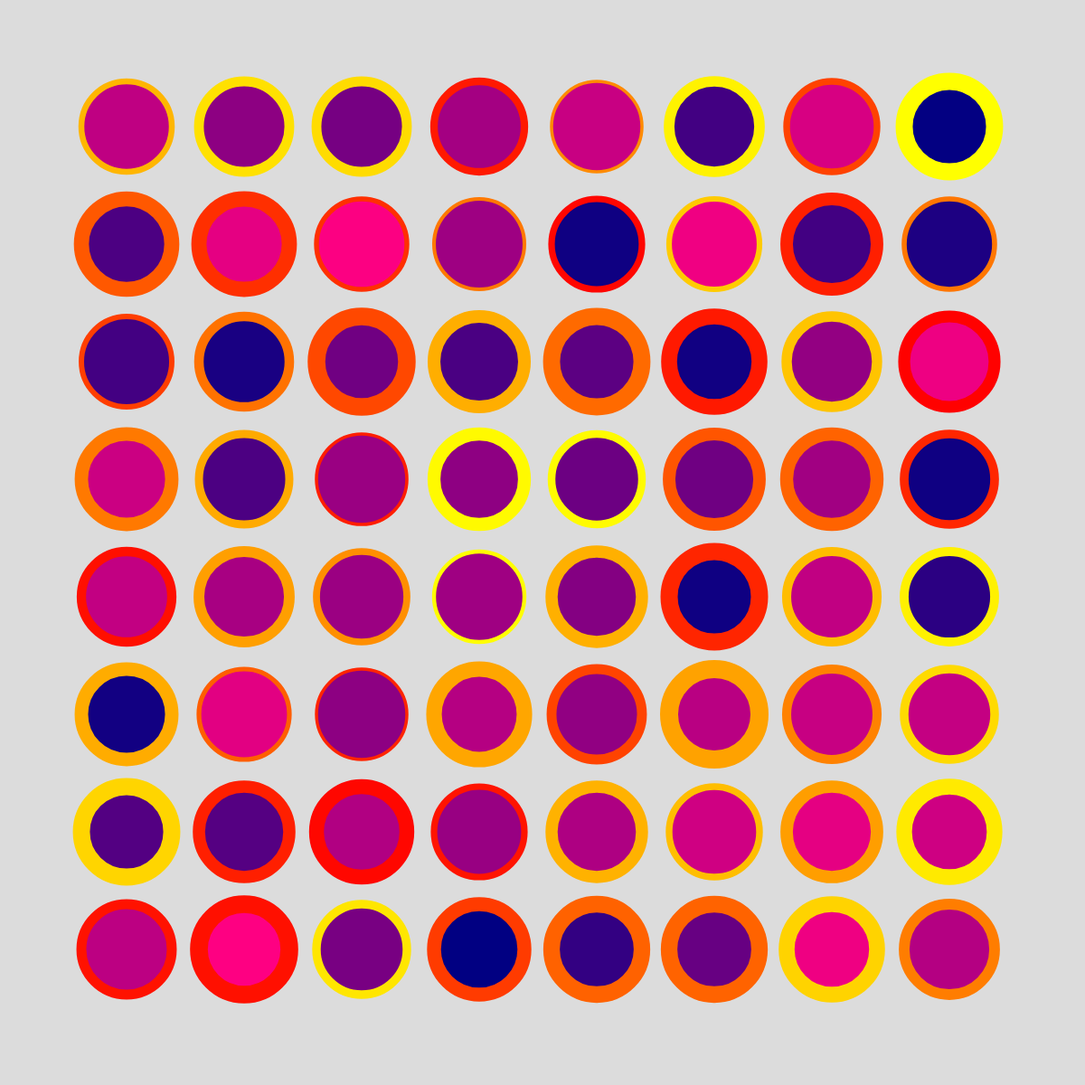
Frame 1 (no input)
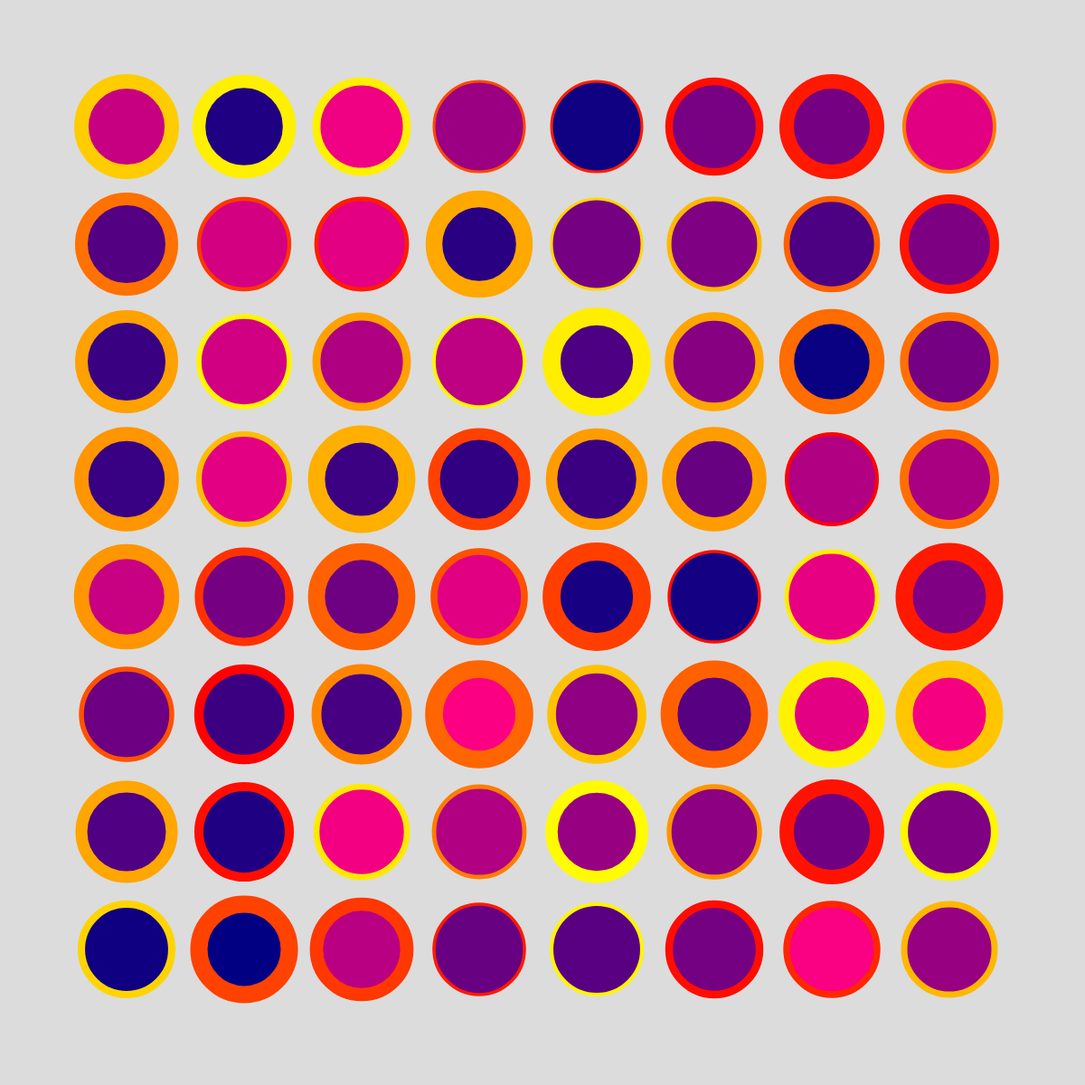
Frame 2 (the mouse pressed at the canvas centre, redrawn once)

The p5.js sketch that drew these frames (run headless with seeded random() and noise() and a simulated clock; the mouse was pressed at the canvas centre and the sketch redrawn once):

// p5.js sketch
// ── sketch.js
function setup() {
  createCanvas(1200, 1200);
  noLoop()
}

function draw() {
  background(220);
  translate(140,140);

  for (let x = 0; x < 8; x++)
    for (let y = 0; y < 8; y++){
      push();
      translate(x * 130, y * 130);
      stroke(255,random(0,255),0);
      strokeWeight( random(3,20) );
      fill( random(0,255),0,130); 
      ellipse(0,0,100,100);
      pop();
    }   
}
